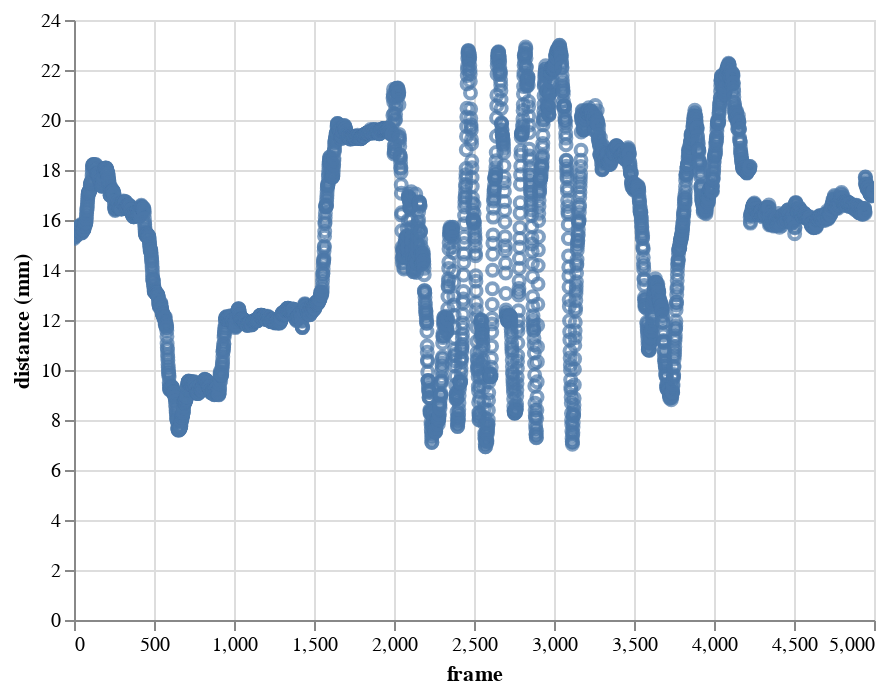

Write notebook code for a chart like this one.
### Code cell
part = (df['bodypart'] == 'thorax') & (df['beetle_treatment'] == 'dalotia')
part = df.loc[part, :].head(5000) # Only display some of the data
part['distance (mm)'] = (np.sqrt(part['y (mm)'] * part['y (mm)'] + part['x (mm)'] * part['x (mm)'])) # Use the distance sqrt(x^2 + y^2) as a measure of position
alt.Chart(part).mark_point().encode(x= 'frame', y='distance (mm)', tooltip=['x (mm)', 'y (mm)'], order=alt.Order('frame:Q', sort='ascending') ).interactive() # include the x and y coordinates when you hover over the datapoint

### Figure 1 — Vega-Lite specification as saved in the notebook (floating-point values rounded to 4 significant figures; data arrays with more than 128 entries replaced by an {"elided": "..."} marker saying what was removed)
{"$schema": "https://vega.github.io/schema/vega-lite/v2.6.0.json", "config": {"view": {"height": 300, "width": 400}}, "data": {"name": "data-48fe436976917b2ac6af71d053691c4b"}, "datasets": {"data-48fe436976917b2ac6af71d053691c4b": {"elided": "5000 records"}}, "encoding": {"order": {"field": "frame", "sort": "ascending", "type": "quantitative"}, "tooltip": [{"field": "x (mm)", "type": "quantitative"}, {"field": "y (mm)", "type": "quantitative"}], "x": {"field": "frame", "type": "quantitative"}, "y": {"field": "distance (mm)", "type": "quantitative"}}, "mark": "point", "selection": {"selector006": {"bind": "scales", "encodings": ["x", "y"], "mark": {"fill": "#333", "fillOpacity": 0.125, "stroke": "white"}, "on": "[mousedown, window:mouseup] > window:mousemove!", "resolve": "global", "translate": "[mousedown, window:mouseup] > window:mousemove!", "type": "interval", "zoom": "wheel!"}}}
